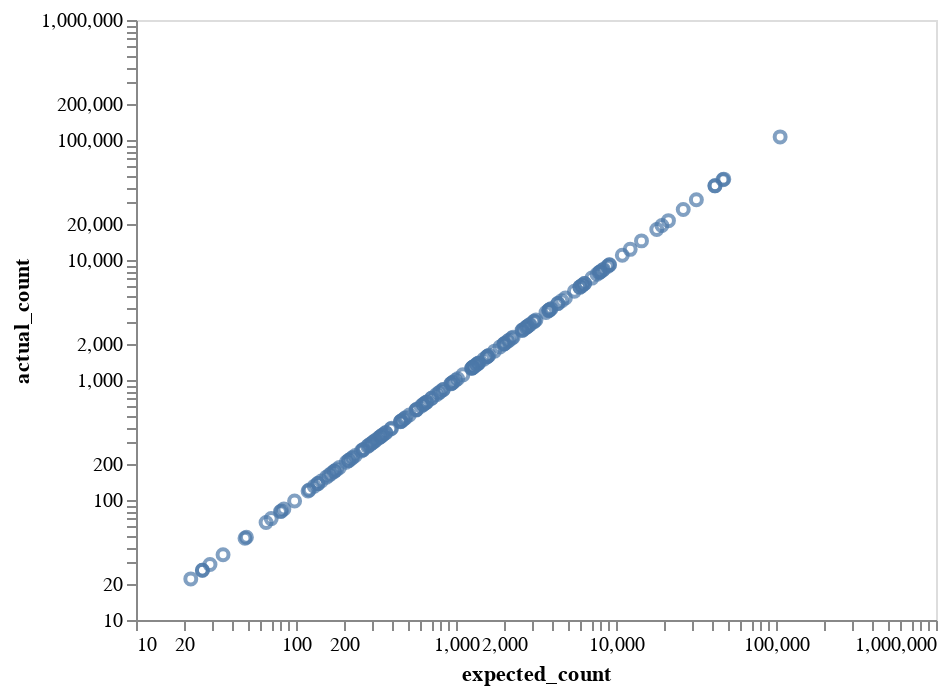

Notebook code for this chart:
### Markdown cell above
Just do a sanity check on the total 4-fold degenerate counts of each mutation type to make sure highly correlated:

### Code cell
expected_vs_actual_4fold_total = (
    expected_muts.query("four_fold_degenerate")
    .groupby(["clade", "mut_type"], as_index=False)
    .aggregate({"expected_count": "sum"})
    .merge(
        rates_by_clade[["clade", "mut_type", "count"]].rename(
            columns={"count": "actual_count"}
        ),
        validate="one_to_one",
    )
)

display(expected_vs_actual_4fold_total)

(
    alt.Chart(expected_vs_actual_4fold_total)
    .encode(
        x=alt.X("expected_count", scale=alt.Scale(type="log")),
        y=alt.Y("actual_count", scale=alt.Scale(type="log")),
        tooltip=expected_vs_actual_4fold_total.columns.tolist(),
    )
    .mark_point()
    .configure_axis(grid=False)
)

### Figure 1 — Vega-Lite specification as saved in the notebook (floating-point values rounded to 4 significant figures; data arrays with more than 128 entries replaced by an {"elided": "..."} marker saying what was removed)
{"config": {"view": {"continuousWidth": 400, "continuousHeight": 300}, "axis": {"grid": false}}, "data": {"name": "data-25cfc40c117897c84132fc718985fc3a"}, "mark": "point", "encoding": {"tooltip": [{"field": "clade", "type": "nominal"}, {"field": "mut_type", "type": "nominal"}, {"field": "expected_count", "type": "quantitative"}, {"field": "actual_count", "type": "quantitative"}], "x": {"field": "expected_count", "scale": {"type": "log"}, "type": "quantitative"}, "y": {"field": "actual_count", "scale": {"type": "log"}, "type": "quantitative"}}, "$schema": "https://vega.github.io/schema/vega-lite/v4.17.0.json", "datasets": {"data-25cfc40c117897c84132fc718985fc3a": {"elided": "156 records"}}}
